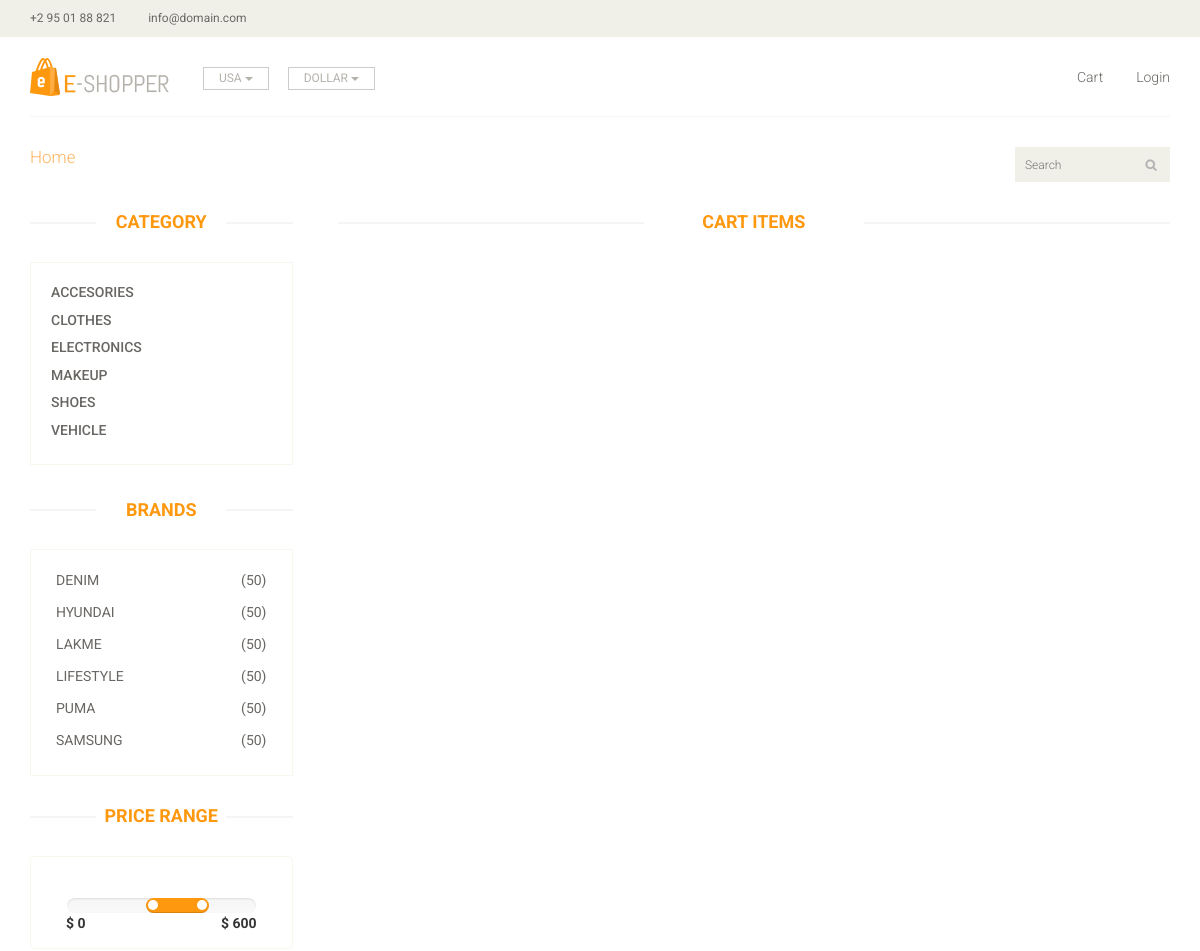
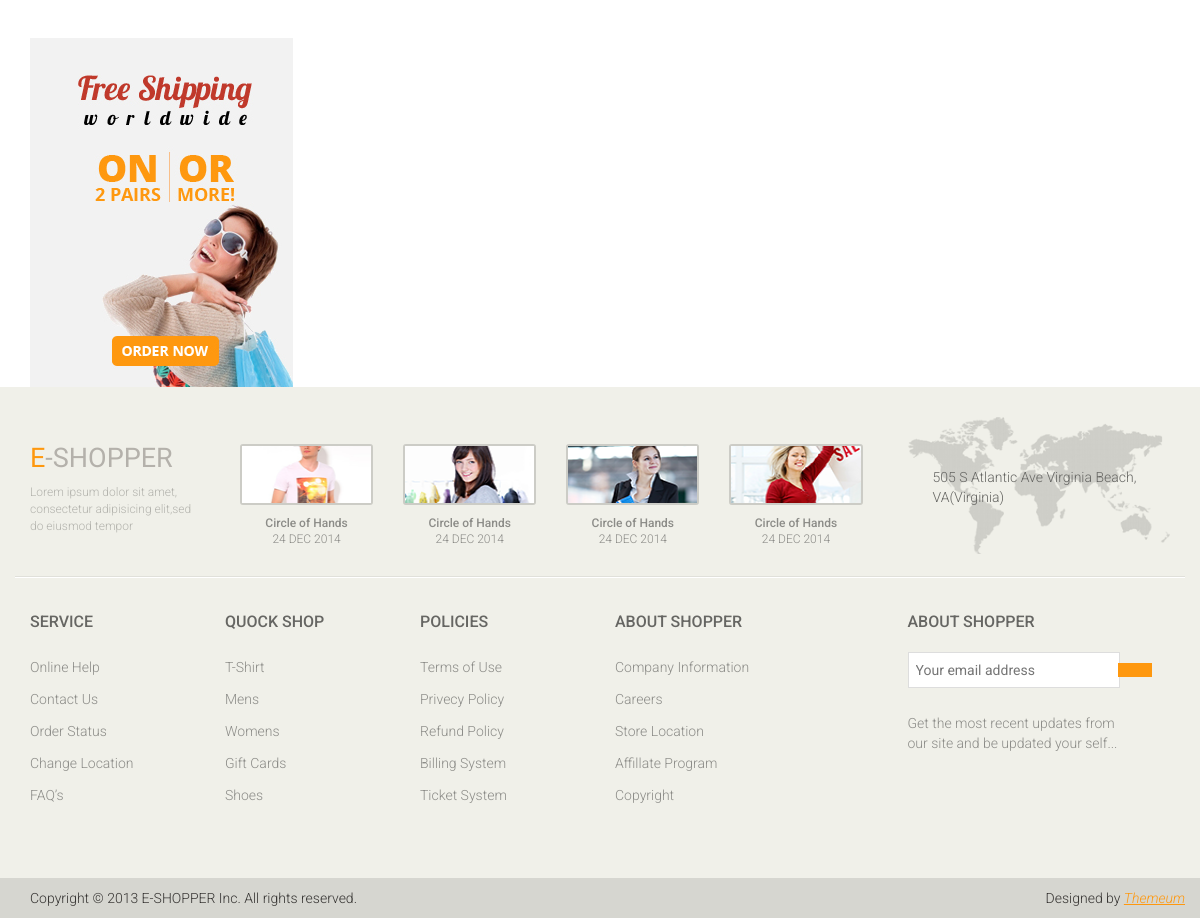
The page /view/cart.php on the database its author committed (2 pictures, top to bottom).
### tables this page shows
CREATE TABLE `category` (
  `ca_id` int(11) NOT NULL,
  `ca_name` varchar(100) DEFAULT NULL,
  `ca_time` timestamp NOT NULL DEFAULT CURRENT_TIMESTAMP ON UPDATE CURRENT_TIMESTAMP
);

CREATE TABLE `brand` (
  `br_id` int(11) NOT NULL,
  `br_name` varchar(100) DEFAULT NULL,
  `br_time` timestamp NOT NULL DEFAULT CURRENT_TIMESTAMP ON UPDATE CURRENT_TIMESTAMP
);

### model/db1connect.php (called while the page is built, shortened)
<?php
	class db_connect implements db_parameter{
		function __construct()
		{
			$this->conn = new mysqli(db_parameter::HOST,db_parameter::USER,db_parameter::PASS,db_parameter::DB);
		}
	}
	$obj=new db_connect();
?>

### view/aside.php (the view)
<div class="left-sidebar">
						<h2>Category</h2>
						<div class="panel-group category-products" id="accordian">
							<div class="panel panel-default">
							<?php
							$sql= "select ca_id,ca_name from category order by ca_name asc";
							$result =$obj->conn->query($sql) or die($obj->conn->error);
							if($result->num_rows>0):
								while($ans=$result->fetch_object()):
							?>
								<div class="panel-heading">
									<h4 class="panel-title">
									<a href="#" for="<?php echo $ans->ca_id;?>" class="category_data">
									<?php
										echo $ans->ca_name;
									?>
									</a>
									</h4>
								</div>
									<?php
									endwhile;
									endif;
									?>
							</div>
						</div>
						<div class="brands_products">
							<h2>Brands</h2>
							<div class="brands-name">
								<ul class="nav nav-pills nav-stacked">
							<?php
							$sql= "select br_id,br_name from brand order by br_name asc";
							$result =$obj->conn->query($sql) or die($obj->conn->error);
							if($result->num_rows>0):
								while($ans=$result->fetch_object()):
							?>
							<li>
									<a href="#" for="<?php echo $ans->br_id;?>" class="brand_data">
							<span class="pull-right">(50)</span>
							<?php echo $ans->br_name;
							?>
							</a></li>
							<?php
							endwhile;
							endif;
							?>
								</ul>
							</div>
						</div>
						<div class="price-range">
							<h2>Price Range</h2>
							<div class="well text-center">
								 <input type="text" class="span2" value="" data-slider-min="0" data-slider-max="600" data-slider-step="5" data-slider-value="[250,450]" id="sl2" ><br />
								 <b class="pull-left">$ 0</b> <b class="pull-right">$ 600</b>
							</div>
						</div>
						<div class="shipping text-center">
							<img src="../assets/images/home/shipping.jpg" alt="" />
						</div>
					</div>

### assets/Eshopper/css/main.css (style rules this page uses)
body { font-family: 'Roboto', sans-serif; background:; position: relative; font-weight:400px; }
ul li { list-style: none; }
a { -webkit-transition: 300ms; -moz-transition: 300ms; -o-transition: 300ms; transition: 300ms; }
h1, h2, h3, h4, h5, h6 { font-family: 'Roboto', sans-serif; }
.category-products { border: 1px solid #F7F7F0; margin-bottom: 35px; padding-bottom: 20px; padding-top: 15px; }
.left-sidebar h2, .brands_products h2 { color: #FE980F; font-family: 'Roboto', sans-serif; font-size: 18px; font-weight: 700; margin: 0 auto 30px; text-align: center; text-transform: uppercase; position: relative; z-index:3; }
.left-sidebar h2:after, h2.title:after { content: " "; position: absolute; border: 1px solid #f5f5f5; bottom:8px; left: 0; width: 100%; height: 0; z-index: -2; }
.left-sidebar h2:before { content: " "; position: absolute; background: #fff; bottom: -6px; width: 130px; height: 30px; z-index: -1; left: 50%; margin-left: -65px; }
.category-products .panel { background-color: #FFFFFF; border: 0px; border-radius: 0px; box-shadow:none; margin-bottom: 0px; }
.category-products .panel-default .panel-heading { background-color: #FFFFFF; border: 0 none; color: #FFFFFF; padding: 5px 20px; }
.category-products .panel-default .panel-heading .panel-title a { color: #696763; font-family: 'Roboto', sans-serif; font-size: 14px; text-decoration: none; text-transform: uppercase; }
.brands-name { border: 1px solid #F7F7F0; padding-bottom: 20px; padding-top: 15px; }
.brands-name .nav-stacked li a { background-color: #FFFFFF; color: #696763; font-family: 'Roboto', sans-serif; font-size: 14px; padding: 5px 25px; text-decoration: none; text-transform: uppercase; }
.shipping { background-color: #F2F2F2; margin-top: 40px; overflow: hidden; padding-top: 20px; position: relative; }
.price-range { margin-top:30px; }
.well { background-color: #FFFFFF; border: 1px solid #F7F7F0; border-radius: 4px; box-shadow: none; margin-bottom: 20px; min-height: 20px; padding: 35px; }

### rows shown on the page
category: ca_name "ACCESORIES"
category: ca_name "CLOTHES"
category: ca_name "ELECTRONICS"
category: ca_name "MAKEUP"
category: ca_name "SHOES"
category: ca_name "VEHICLE"
brand: br_name "DENIM"
brand: br_name "HYUNDAI"
brand: br_name "LAKME"
brand: br_name "LIFESTYLE"
brand: br_name "PUMA"
brand: br_name "SAMSUNG"
